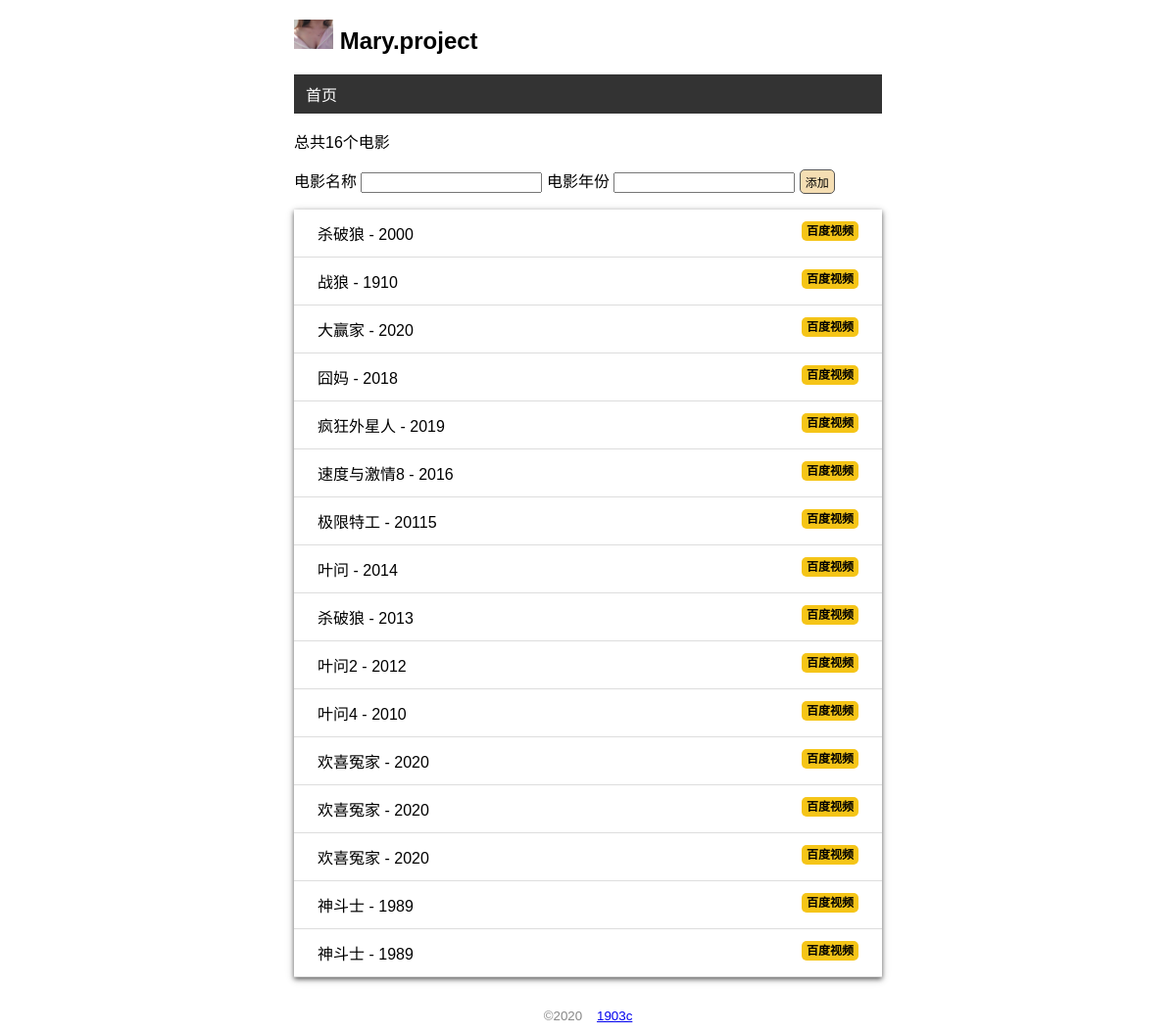
Before: / with the older database file.
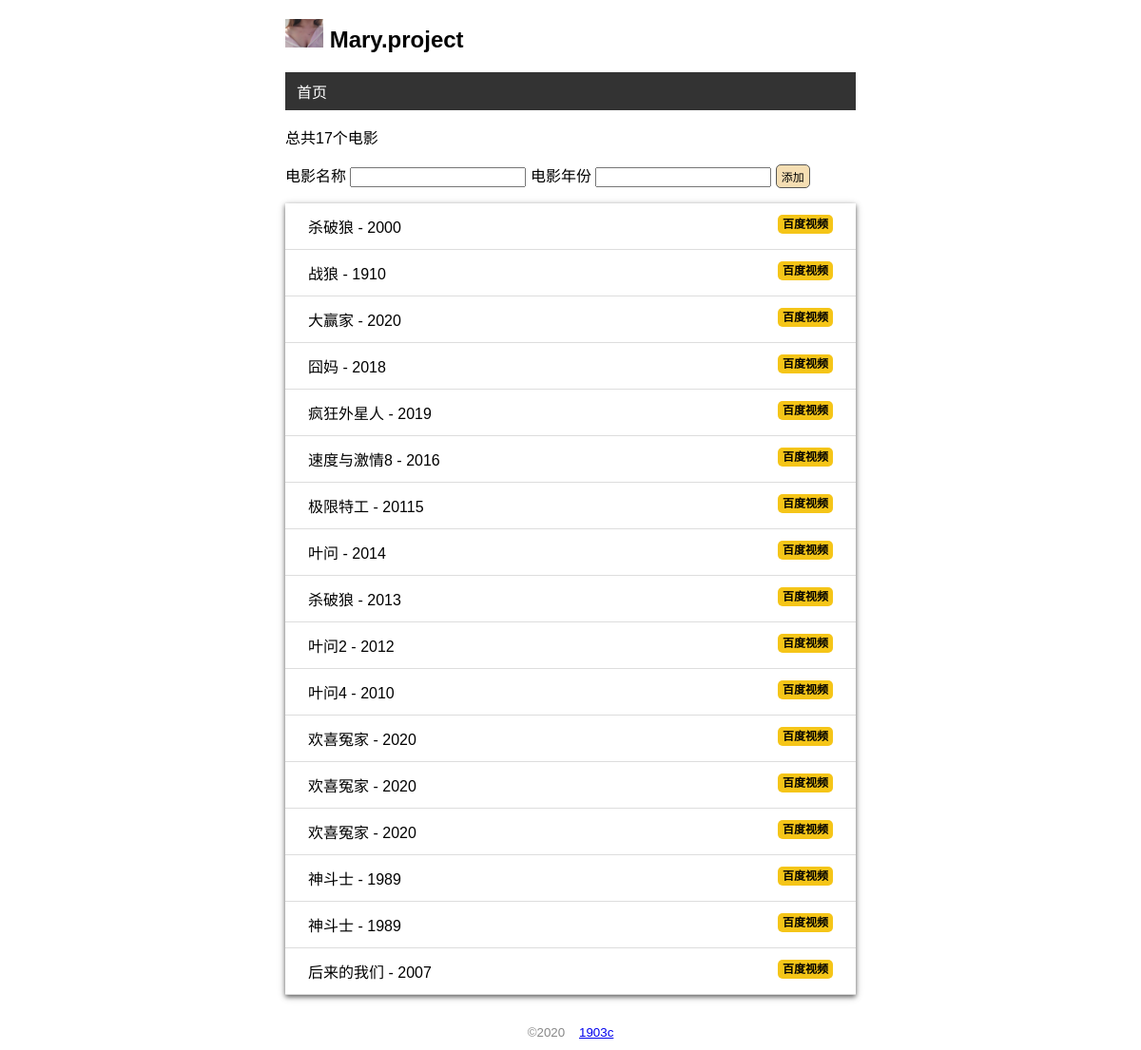
After: the same page with the newer database file.
### app.py (models this page shows)
class User(db.Model):
    id = db.Column(db.Integer,primary_key=True)
    name = db.Column(db.String(20))

class Movie(db.Model):
    id = db.Column(db.Integer,primary_key=True)
    title = db.Column(db.String(20))
    year = db.Column(db.String(4))

### app.py (the view, shortened to what this page needs)
@app.route('/',methods=['POST','GET'])
def index():
    movies = Movie.query.all()
    return render_template("index.html",movies=movies)

### app.py (called while the page is built)
@app.context_processor
def common_user():
    user = User.query.first()
    return dict(user=user)

### templates/index.html
{% extends 'base.html'%}
{% block content%}
<p>总共{{ movies|length }}个电影</p>
<form action="" method="POST">
    电影名称 <input type="text" name="title" required autocomplete="off">
    电影年份 <input type="text" name="year" required autocomplete="off">
    <input class="btn" type="submit" value="添加">
</form>
<ul class="movie-list">
    {% for movie in movies %}
        <li>
            {{ movie.title }} - {{ movie.year }}
            <span class="float-right">
                <a class="baidu" href="http://v.baidu.com/v?word={{ movie.title }}&ct=301989888&rn=67&pn=0&db=0&s=0&fbl=800&ie=utf-8&oq={{ movie.title }}&f=3&rsp=0" target="_blank">百度视频</a>
            </span>
        </li>
    {% endfor %}
</ul>
{% endblock%}

### templates/base.html (shortened to what this page needs)
<!DOCTYPE html>
<html lang="zh">
<head>
    {% block head %}
    <link rel="stylesheet" href="{{ url_for('static',filename='css/style.css') }}">
    {% endblock %}
</head>
<body>
    <h2>
        <img src="{{ url_for('static',filename='images/lp.jpg') }}" alt="头像" class="lp">
        {{ user.name }}.project
    </h2>
    <nav>
        <ul>
            <li>
                <a href="{{ url_for('index') }}">首页</a>
            </li>
        </ul>
    </nav>
    {% block content %} {% endblock %}
    <footer>
        <small>&copy;2020 &nbsp;&nbsp;&nbsp;<a href="#">1903c</a></small>
    </footer>
</body>
</html>

### static/css/style.css (style rules this page uses)
body { margin: 0 auto; max-width: 600px; font-size: 16px; font-family: Arial, Helvetica, sans-serif; }
.lp { width: 40px; }
footer { color: #888; margin-top: 20px; text-align: center; padding: 10px; }
.movie-list { list-style-type: none; padding: 0; margin-bottom: 10px; box-shadow: 0 2px 5px rgba(0,0,0,0.6),0 2px 10px 0 rgba(0,0,0,0.12); }
.movie-list li { padding: 12px 24px; border-bottom: 1px solid #dddddd; }
nav ul { list-style-type: none; margin: 0; padding: 0; overflow: hidden; background-color: #333333; }
nav li { float: left; }
nav li a { display: block; color: white; text-align: center; padding: 8px 12px; text-decoration: none; }
.float-right { float: right; }
.baidu { font-size: 12px; font-weight: bold; color: black; text-decoration: none; background: #f5c518; border-radius: 5px; padding: 3px 5px; }
.btn { font-size: 12px; padding: 3px 5px; text-decoration: none; cursor: pointer; background-color: wheat; color: black; border: 1px solid #555555; border-radius: 5px; }

Changed rows visible on the page:
added Movie: title "后来的我们", year "2007"
Other visible differences:
{{ movies|length }}: "16" → "17"
